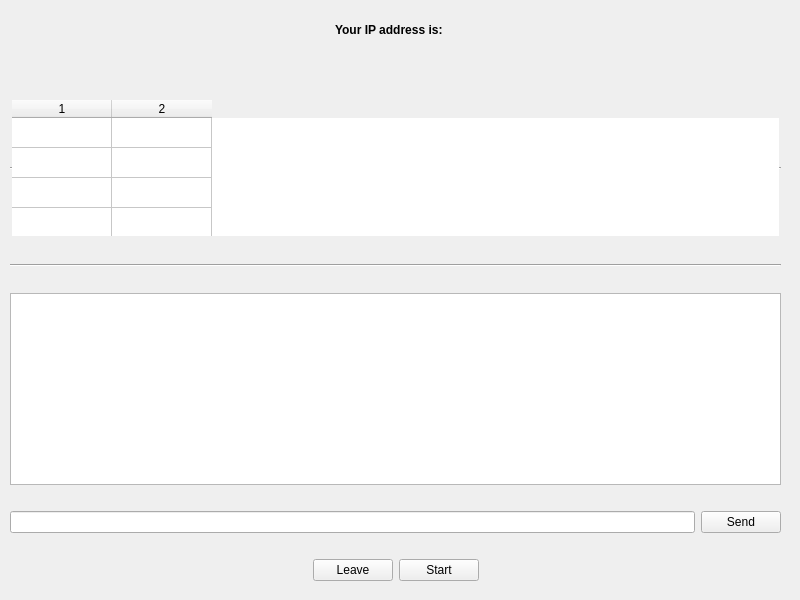
<?xml version="1.0" encoding="UTF-8"?>
<ui version="4.0">
 <class>ChatMenu</class>
 <widget class="QWidget" name="ChatMenu">
  <property name="geometry">
   <rect>
    <x>0</x>
    <y>0</y>
    <width>800</width>
    <height>600</height>
   </rect>
  </property>
  <property name="windowTitle">
   <string>Form</string>
  </property>
  <widget class="QWidget" name="verticalLayoutWidget">
   <property name="geometry">
    <rect>
     <x>10</x>
     <y>20</y>
     <width>771</width>
     <height>561</height>
    </rect>
   </property>
   <layout class="QVBoxLayout" name="verticalLayout">
    <item>
     <layout class="QHBoxLayout" name="horizontalLayout_3">
      <item>
       <spacer name="horizontalSpacer_3">
        <property name="orientation">
         <enum>Qt::Horizontal</enum>
        </property>
        <property name="sizeHint" stdset="0">
         <size>
          <width>40</width>
          <height>20</height>
         </size>
        </property>
       </spacer>
      </item>
      <item>
       <widget class="QLabel" name="labelIPAdress">
        <property name="text">
         <string>&lt;strong&gt;Your IP address is:&lt;/strong&gt;</string>
        </property>
       </widget>
      </item>
      <item>
       <widget class="QLabel" name="IPAddress">
        <property name="text">
         <string/>
        </property>
       </widget>
      </item>
      <item>
       <spacer name="horizontalSpacer_4">
        <property name="orientation">
         <enum>Qt::Horizontal</enum>
        </property>
        <property name="sizeHint" stdset="0">
         <size>
          <width>40</width>
          <height>20</height>
         </size>
        </property>
       </spacer>
      </item>
     </layout>
    </item>
    <item>
     <spacer name="verticalSpacer_5">
      <property name="orientation">
       <enum>Qt::Vertical</enum>
      </property>
      <property name="sizeHint" stdset="0">
       <size>
        <width>20</width>
        <height>20</height>
       </size>
      </property>
     </spacer>
    </item>
    <item>
     <widget class="QTableWidget" name="players">
      <property name="sizePolicy">
       <sizepolicy hsizetype="Expanding" vsizetype="Fixed">
        <horstretch>0</horstretch>
        <verstretch>0</verstretch>
       </sizepolicy>
      </property>
      <property name="maximumSize">
       <size>
        <width>16777215</width>
        <height>140</height>
       </size>
      </property>
      <property name="frameShape">
       <enum>QFrame::HLine</enum>
      </property>
      <property name="verticalScrollBarPolicy">
       <enum>Qt::ScrollBarAlwaysOff</enum>
      </property>
      <property name="horizontalScrollBarPolicy">
       <enum>Qt::ScrollBarAlwaysOff</enum>
      </property>
      <property name="editTriggers">
       <set>QAbstractItemView::NoEditTriggers</set>
      </property>
      <property name="tabKeyNavigation">
       <bool>false</bool>
      </property>
      <property name="showDropIndicator" stdset="0">
       <bool>false</bool>
      </property>
      <property name="dragDropOverwriteMode">
       <bool>false</bool>
      </property>
      <property name="selectionMode">
       <enum>QAbstractItemView::NoSelection</enum>
      </property>
      <property name="showGrid">
       <bool>true</bool>
      </property>
      <property name="cornerButtonEnabled">
       <bool>true</bool>
      </property>
      <property name="rowCount">
       <number>4</number>
      </property>
      <property name="columnCount">
       <number>2</number>
      </property>
      <attribute name="horizontalHeaderDefaultSectionSize">
       <number>100</number>
      </attribute>
      <attribute name="horizontalHeaderStretchLastSection">
       <bool>false</bool>
      </attribute>
      <attribute name="verticalHeaderVisible">
       <bool>false</bool>
      </attribute>
      <row/>
      <row/>
      <row/>
      <row/>
      <column/>
      <column/>
     </widget>
    </item>
    <item>
     <spacer name="verticalSpacer_4">
      <property name="orientation">
       <enum>Qt::Vertical</enum>
      </property>
      <property name="sizeType">
       <enum>QSizePolicy::Maximum</enum>
      </property>
      <property name="sizeHint" stdset="0">
       <size>
        <width>20</width>
        <height>20</height>
       </size>
      </property>
     </spacer>
    </item>
    <item>
     <widget class="Line" name="line">
      <property name="orientation">
       <enum>Qt::Horizontal</enum>
      </property>
     </widget>
    </item>
    <item>
     <spacer name="verticalSpacer">
      <property name="orientation">
       <enum>Qt::Vertical</enum>
      </property>
      <property name="sizeType">
       <enum>QSizePolicy::Maximum</enum>
      </property>
      <property name="sizeHint" stdset="0">
       <size>
        <width>20</width>
        <height>20</height>
       </size>
      </property>
     </spacer>
    </item>
    <item>
     <widget class="QTextEdit" name="text">
      <property name="readOnly">
       <bool>true</bool>
      </property>
     </widget>
    </item>
    <item>
     <spacer name="verticalSpacer_2">
      <property name="orientation">
       <enum>Qt::Vertical</enum>
      </property>
      <property name="sizeType">
       <enum>QSizePolicy::Maximum</enum>
      </property>
      <property name="sizeHint" stdset="0">
       <size>
        <width>20</width>
        <height>20</height>
       </size>
      </property>
     </spacer>
    </item>
    <item>
     <layout class="QHBoxLayout" name="horizontalLayout_2">
      <item>
       <widget class="QLineEdit" name="textToSend">
        <property name="clearButtonEnabled">
         <bool>true</bool>
        </property>
       </widget>
      </item>
      <item>
       <widget class="QPushButton" name="sendButton">
        <property name="text">
         <string>Send</string>
        </property>
       </widget>
      </item>
     </layout>
    </item>
    <item>
     <spacer name="verticalSpacer_3">
      <property name="orientation">
       <enum>Qt::Vertical</enum>
      </property>
      <property name="sizeType">
       <enum>QSizePolicy::Maximum</enum>
      </property>
      <property name="sizeHint" stdset="0">
       <size>
        <width>20</width>
        <height>20</height>
       </size>
      </property>
     </spacer>
    </item>
    <item>
     <layout class="QHBoxLayout" name="horizontalLayout">
      <item>
       <spacer name="horizontalSpacer">
        <property name="orientation">
         <enum>Qt::Horizontal</enum>
        </property>
        <property name="sizeHint" stdset="0">
         <size>
          <width>40</width>
          <height>20</height>
         </size>
        </property>
       </spacer>
      </item>
      <item>
       <widget class="QPushButton" name="leaveButton">
        <property name="text">
         <string>Leave</string>
        </property>
       </widget>
      </item>
      <item>
       <widget class="QPushButton" name="startButton">
        <property name="text">
         <string>Start</string>
        </property>
       </widget>
      </item>
      <item>
       <spacer name="horizontalSpacer_2">
        <property name="orientation">
         <enum>Qt::Horizontal</enum>
        </property>
        <property name="sizeHint" stdset="0">
         <size>
          <width>40</width>
          <height>20</height>
         </size>
        </property>
       </spacer>
      </item>
     </layout>
    </item>
   </layout>
  </widget>
 </widget>
 <resources/>
 <connections>
  <connection>
   <sender>textToSend</sender>
   <signal>returnPressed()</signal>
   <receiver>sendButton</receiver>
   <slot>click()</slot>
   <hints>
    <hint type="sourcelabel">
     <x>352</x>
     <y>356</y>
    </hint>
    <hint type="destinationlabel">
     <x>408</x>
     <y>353</y>
    </hint>
   </hints>
  </connection>
 </connections>
</ui>
